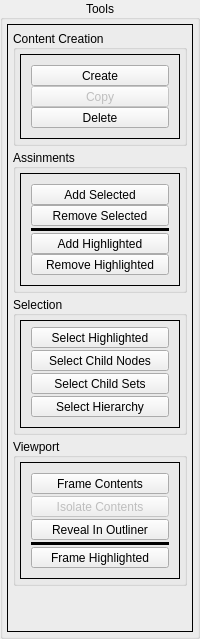
       <widget class="QGroupBox" name="Tools_GroupBox">
        <property name="sizePolicy">
         <sizepolicy hsizetype="Preferred" vsizetype="Preferred">
          <horstretch>0</horstretch>
          <verstretch>0</verstretch>
         </sizepolicy>
        </property>
        <property name="title">
         <string>Tools</string>
        </property>
        <property name="alignment">
         <set>Qt::AlignCenter</set>
        </property>
        <property name="flat">
         <bool>true</bool>
        </property>
        <property name="checkable">
         <bool>false</bool>
        </property>
        <layout class="QVBoxLayout" name="verticalLayout_10">
         <property name="spacing">
          <number>2</number>
         </property>
         <property name="margin">
          <number>4</number>
         </property>
         <item>
          <widget class="QFrame" name="Tools_Frame">
           <property name="frameShape">
            <enum>QFrame::Box</enum>
           </property>
           <layout class="QVBoxLayout" name="verticalLayout_2">
            <property name="spacing">
             <number>3</number>
            </property>
            <property name="margin">
             <number>5</number>
            </property>
            <item>
             <widget class="QGroupBox" name="SSets_Maya_Content_Creation_GroupBox">
              <property name="sizePolicy">
               <sizepolicy hsizetype="Preferred" vsizetype="Preferred">
                <horstretch>1</horstretch>
                <verstretch>0</verstretch>
               </sizepolicy>
              </property>
              <property name="title">
               <string>Content Creation</string>
              </property>
              <property name="alignment">
               <set>Qt::AlignLeading|Qt::AlignLeft|Qt::AlignVCenter</set>
              </property>
              <property name="checkable">
               <bool>false</bool>
              </property>
              <layout class="QVBoxLayout" name="verticalLayout_5">
               <property name="spacing">
                <number>2</number>
               </property>
               <property name="margin">
                <number>4</number>
               </property>
               <item>
                <widget class="QFrame" name="SSets_Maya_Content_Creation_Frame">
                 <property name="frameShape">
                  <enum>QFrame::Box</enum>
                 </property>
                 <property name="frameShadow">
                  <enum>QFrame::Plain</enum>
                 </property>
                 <layout class="QHBoxLayout" name="horizontalLayout_11">
                  <property name="spacing">
                   <number>0</number>
                  </property>
                  <property name="margin">
                   <number>5</number>
                  </property>
                  <item>
                   <layout class="QVBoxLayout" name="verticalLayout_3">
                    <property name="spacing">
                     <number>0</number>
                    </property>
                    <property name="margin">
                     <number>5</number>
                    </property>
                    <item>
                     <widget class="QToolButton" name="Create_Empty_Set_Button">
                      <property name="sizePolicy">
                       <sizepolicy hsizetype="Minimum" vsizetype="Minimum">
                        <horstretch>0</horstretch>
                        <verstretch>0</verstretch>
                       </sizepolicy>
                      </property>
                      <property name="toolTip">
                       <string>Create New Sets Under Selected Sets</string>
                      </property>
                      <property name="text">
                       <string>Create</string>
                      </property>
                      <property name="icon">
                       <iconset resource="Icons/Master_Icon_Resource_File.qrc">
                        <normaloff>:/O/out_objectset</normaloff>:/O/out_objectset</iconset>
                      </property>
                      <property name="toolButtonStyle">
                       <enum>Qt::ToolButtonTextBesideIcon</enum>
                      </property>
                     </widget>
                    </item>
                    <item>
                     <widget class="QToolButton" name="Copy_Highlighted_Sets_Button">
                      <property name="enabled">
                       <bool>false</bool>
                      </property>
                      <property name="sizePolicy">
                       <sizepolicy hsizetype="Minimum" vsizetype="Minimum">
                        <horstretch>0</horstretch>
                        <verstretch>0</verstretch>
                       </sizepolicy>
                      </property>
                      <property name="toolTip">
                       <string>Make A Copy The Highlighted Set Items Underneath The Master Set</string>
                      </property>
                      <property name="text">
                       <string>Copy</string>
                      </property>
                      <property name="icon">
                       <iconset resource="Icons/Master_Icon_Resource_File.qrc">
                        <normaloff>:/D/duplicatereference</normaloff>:/D/duplicatereference</iconset>
                      </property>
                      <property name="toolButtonStyle">
                       <enum>Qt::ToolButtonTextBesideIcon</enum>
                      </property>
                     </widget>
                    </item>
                    <item>
                     <widget class="QToolButton" name="Delete_Highlighted_Sets_Button">
                      <property name="sizePolicy">
                       <sizepolicy hsizetype="Minimum" vsizetype="Minimum">
                        <horstretch>0</horstretch>
                        <verstretch>0</verstretch>
                       </sizepolicy>
                      </property>
                      <property name="toolTip">
                       <string>Delete The Hilighted Selection Set</string>
                      </property>
                      <property name="text">
                       <string>Delete</string>
                      </property>
                      <property name="icon">
                       <iconset resource="Icons/Master_Icon_Resource_File.qrc">
                        <normaloff>:/X/xgdelete</normaloff>:/X/xgdelete</iconset>
                      </property>
                      <property name="toolButtonStyle">
                       <enum>Qt::ToolButtonTextBesideIcon</enum>
                      </property>
                     </widget>
                    </item>
                   </layout>
                  </item>
                 </layout>
                </widget>
               </item>
              </layout>
             </widget>
            </item>
            <item>
             <widget class="QGroupBox" name="SSets_Membership_Assinment_GroupBox">
              <property name="sizePolicy">
               <sizepolicy hsizetype="Preferred" vsizetype="Preferred">
                <horstretch>1</horstretch>
                <verstretch>0</verstretch>
               </sizepolicy>
              </property>
              <property name="title">
               <string>Assinments</string>
              </property>
              <property name="alignment">
               <set>Qt::AlignLeading|Qt::AlignLeft|Qt::AlignVCenter</set>
              </property>
              <property name="checkable">
               <bool>false</bool>
              </property>
              <layout class="QVBoxLayout" name="verticalLayout_7">
               <property name="spacing">
                <number>7</number>
               </property>
               <property name="margin">
                <number>4</number>
               </property>
               <item>
                <widget class="QFrame" name="SSets_Membership_Assinment_Frame">
                 <property name="frameShape">
                  <enum>QFrame::Box</enum>
                 </property>
                 <property name="frameShadow">
                  <enum>QFrame::Plain</enum>
                 </property>
                 <layout class="QHBoxLayout" name="horizontalLayout_10">
                  <property name="spacing">
                   <number>0</number>
                  </property>
                  <property name="margin">
                   <number>5</number>
                  </property>
                  <item>
                   <layout class="QVBoxLayout" name="SSets_Membership_Assinment_Tool_Buttons_Layout">
                    <property name="spacing">
                     <number>2</number>
                    </property>
                    <property name="margin">
                     <number>5</number>
                    </property>
                    <item>
                     <layout class="QVBoxLayout" name="Membership_Assinment_Selection_Layout">
                      <property name="spacing">
                       <number>0</number>
                      </property>
                      <item>
                       <widget class="QToolButton" name="Add_Selection_To_Highlighted_Sets_Button">
                        <property name="sizePolicy">
                         <sizepolicy hsizetype="Minimum" vsizetype="Minimum">
                          <horstretch>0</horstretch>
                          <verstretch>0</verstretch>
                         </sizepolicy>
                        </property>
                        <property name="toolTip">
                         <string>Add The Items In The Active Selection To The Hilighted Set</string>
                        </property>
                        <property name="text">
                         <string>Add Selected</string>
                        </property>
                        <property name="icon">
                         <iconset resource="Icons/Master_Icon_Resource_File.qrc">
                          <normaloff>:/S/setedaddcmd</normaloff>:/S/setedaddcmd</iconset>
                        </property>
                        <property name="toolButtonStyle">
                         <enum>Qt::ToolButtonTextBesideIcon</enum>
                        </property>
                       </widget>
                      </item>
                      <item>
                       <widget class="QToolButton" name="Remove_Selection_From_Highlighted_Sets_Button">
                        <property name="sizePolicy">
                         <sizepolicy hsizetype="Minimum" vsizetype="Minimum">
                          <horstretch>0</horstretch>
                          <verstretch>0</verstretch>
                         </sizepolicy>
                        </property>
                        <property name="toolTip">
                         <string>Remove The Items In The Active Selection From Hilighted Set</string>
                        </property>
                        <property name="text">
                         <string>Remove Selected</string>
                        </property>
                        <property name="icon">
                         <iconset resource="Icons/Master_Icon_Resource_File.qrc">
                          <normaloff>:/S/setedremovecmd</normaloff>:/S/setedremovecmd</iconset>
                        </property>
                        <property name="toolButtonStyle">
                         <enum>Qt::ToolButtonTextBesideIcon</enum>
                        </property>
                       </widget>
                      </item>
                     </layout>
                    </item>
                    <item>
                     <widget class="Line" name="line">
                      <property name="frameShadow">
                       <enum>QFrame::Plain</enum>
                      </property>
                      <property name="lineWidth">
                       <number>6</number>
                      </property>
                      <property name="orientation">
                       <enum>Qt::Horizontal</enum>
                      </property>
                     </widget>
                    </item>
                    <item>
                     <layout class="QVBoxLayout" name="Membership_Assinment_Highlighted_Layout">
                      <property name="spacing">
                       <number>0</number>
                      </property>
                      <item>
                       <widget class="QToolButton" name="Add_Highlighted_Nodes_To_Highlighted_Set_Button">
                        <property name="sizePolicy">
                         <sizepolicy hsizetype="Minimum" vsizetype="Minimum">
                          <horstretch>0</horstretch>
                          <verstretch>0</verstretch>
                         </sizepolicy>
                        </property>
                        <property name="toolTip">
                         <string>Add The Highlighted Node Items To Any Highlighted Set Items</string>
                        </property>
                        <property name="text">
                         <string>Add Highlighted</string>
                        </property>
                        <property name="icon">
                         <iconset resource="Icons/Master_Icon_Resource_File.qrc">
                          <normaloff>:/S/setedaddcmd</normaloff>:/S/setedaddcmd</iconset>
                        </property>
                        <property name="toolButtonStyle">
                         <enum>Qt::ToolButtonTextBesideIcon</enum>
                        </property>
                       </widget>
                      </item>
                      <item>
                       <widget class="QToolButton" name="Remove_Highlighted_From_Parent_Sets_Button">
                        <property name="sizePolicy">
                         <sizepolicy hsizetype="Minimum" vsizetype="Minimum">
                          <horstretch>0</horstretch>
                          <verstretch>0</verstretch>
                         </sizepolicy>
                        </property>
                        <property name="toolTip">
                         <string>Remove The Items In The Active Selection From Hilighted Set</string>
                        </property>
                        <property name="text">
                         <string>Remove Highlighted</string>
                        </property>
                        <property name="icon">
                         <iconset resource="Icons/Master_Icon_Resource_File.qrc">
                          <normaloff>:/S/setedremovecmd</normaloff>:/S/setedremovecmd</iconset>
                        </property>
                        <property name="toolButtonStyle">
                         <enum>Qt::ToolButtonTextBesideIcon</enum>
                        </property>
                       </widget>
                      </item>
                     </layout>
                    </item>
                   </layout>
                  </item>
                 </layout>
                </widget>
               </item>
              </layout>
             </widget>
            </item>
            <item>
             <widget class="QGroupBox" name="SSets_Selections_GroupBox">
              <property name="sizePolicy">
               <sizepolicy hsizetype="Preferred" vsizetype="Preferred">
                <horstretch>1</horstretch>
                <verstretch>0</verstretch>
               </sizepolicy>
              </property>
              <property name="title">
               <string>Selection</string>
              </property>
              <property name="alignment">
               <set>Qt::AlignLeading|Qt::AlignLeft|Qt::AlignVCenter</set>
              </property>
              <property name="checkable">
               <bool>false</bool>
              </property>
              <layout class="QVBoxLayout" name="verticalLayout_6">
               <property name="spacing">
                <number>7</number>
               </property>
               <property name="margin">
                <number>4</number>
               </property>
               <item>
                <widget class="QFrame" name="SSets_Selections_Frame">
                 <property name="frameShape">
                  <enum>QFrame::Box</enum>
                 </property>
                 <property name="frameShadow">
                  <enum>QFrame::Plain</enum>
                 </property>
                 <layout class="QHBoxLayout" name="horizontalLayout_9">
                  <property name="spacing">
                   <number>0</number>
                  </property>
                  <property name="margin">
                   <number>5</number>
                  </property>
                  <item>
                   <layout class="QVBoxLayout" name="SSets_Selections_Tool_Buttons_Layout">
                    <property name="spacing">
                     <number>2</number>
                    </property>
                    <property name="leftMargin">
                     <number>5</number>
                    </property>
                    <property name="topMargin">
                     <number>1</number>
                    </property>
                    <property name="rightMargin">
                     <number>5</number>
                    </property>
                    <property name="bottomMargin">
                     <number>5</number>
                    </property>
                    <item>
                     <widget class="QToolButton" name="Select_Highlighted_Sets_Button">
                      <property name="sizePolicy">
                       <sizepolicy hsizetype="Minimum" vsizetype="Minimum">
                        <horstretch>0</horstretch>
                        <verstretch>0</verstretch>
                       </sizepolicy>
                      </property>
                      <property name="toolTip">
                       <string>Select The Highlighted Selection Sets</string>
                      </property>
                      <property name="text">
                       <string>Select Highlighted</string>
                      </property>
                      <property name="icon">
                       <iconset resource="Icons/Master_Icon_Resource_File.qrc">
                        <normaloff>:/S/selectobject</normaloff>:/S/selectobject</iconset>
                      </property>
                      <property name="toolButtonStyle">
                       <enum>Qt::ToolButtonTextBesideIcon</enum>
                      </property>
                     </widget>
                    </item>
                    <item>
                     <widget class="QToolButton" name="Select_Highlighted_Set_Members_Button">
                      <property name="sizePolicy">
                       <sizepolicy hsizetype="Minimum" vsizetype="Minimum">
                        <horstretch>0</horstretch>
                        <verstretch>0</verstretch>
                       </sizepolicy>
                      </property>
                      <property name="toolTip">
                       <string>Select Child Nodes Of Highlighted Sets</string>
                      </property>
                      <property name="text">
                       <string>Select Child Nodes</string>
                      </property>
                      <property name="icon">
                       <iconset resource="Icons/Master_Icon_Resource_File.qrc">
                        <normaloff>:/S/selectbyhierarchy</normaloff>:/S/selectbyhierarchy</iconset>
                      </property>
                      <property name="toolButtonStyle">
                       <enum>Qt::ToolButtonTextBesideIcon</enum>
                      </property>
                     </widget>
                    </item>
                    <item>
                     <widget class="QToolButton" name="Select_Highlighted_Child_Sets_Button">
                      <property name="sizePolicy">
                       <sizepolicy hsizetype="Minimum" vsizetype="Minimum">
                        <horstretch>0</horstretch>
                        <verstretch>0</verstretch>
                       </sizepolicy>
                      </property>
                      <property name="toolTip">
                       <string>Select The Child Sets Of The Hilighted Sets</string>
                      </property>
                      <property name="text">
                       <string>Select Child Sets</string>
                      </property>
                      <property name="icon">
                       <iconset resource="Icons/Master_Icon_Resource_File.qrc">
                        <normaloff>:/S/selectobj</normaloff>:/S/selectobj</iconset>
                      </property>
                      <property name="toolButtonStyle">
                       <enum>Qt::ToolButtonTextBesideIcon</enum>
                      </property>
                     </widget>
                    </item>
                    <item>
                     <widget class="QToolButton" name="Select_Highlighted_Set_Member_Recursively_Button">
                      <property name="sizePolicy">
                       <sizepolicy hsizetype="Minimum" vsizetype="Minimum">
                        <horstretch>0</horstretch>
                        <verstretch>0</verstretch>
                       </sizepolicy>
                      </property>
                      <property name="toolTip">
                       <string>Select All The Nodes And Sets That Are Underneath The Highlighted Selection Sets</string>
                      </property>
                      <property name="text">
                       <string>Select Hierarchy</string>
                      </property>
                      <property name="icon">
                       <iconset resource="Icons/Master_Icon_Resource_File.qrc">
                        <normaloff>:/S/selectfilecontents</normaloff>:/S/selectfilecontents</iconset>
                      </property>
                      <property name="toolButtonStyle">
                       <enum>Qt::ToolButtonTextBesideIcon</enum>
                      </property>
                     </widget>
                    </item>
                   </layout>
                  </item>
                 </layout>
                </widget>
               </item>
              </layout>
             </widget>
            </item>
            <item>
             <widget class="QGroupBox" name="SSets_Maya_Viewport_GroupBox">
              <property name="sizePolicy">
               <sizepolicy hsizetype="Preferred" vsizetype="Preferred">
                <horstretch>1</horstretch>
                <verstretch>0</verstretch>
               </sizepolicy>
              </property>
              <property name="title">
               <string>Viewport</string>
              </property>
              <property name="alignment">
               <set>Qt::AlignLeading|Qt::AlignLeft|Qt::AlignVCenter</set>
              </property>
              <property name="checkable">
               <bool>false</bool>
              </property>
              <layout class="QVBoxLayout" name="verticalLayout_4">
               <property name="spacing">
                <number>2</number>
               </property>
               <property name="margin">
                <number>4</number>
               </property>
               <item>
                <widget class="QFrame" name="SSets_Maya_Viewport_Frame">
                 <property name="frameShape">
                  <enum>QFrame::Box</enum>
                 </property>
                 <property name="frameShadow">
                  <enum>QFrame::Plain</enum>
                 </property>
                 <layout class="QHBoxLayout" name="horizontalLayout_8">
                  <property name="spacing">
                   <number>0</number>
                  </property>
                  <property name="margin">
                   <number>5</number>
                  </property>
                  <item>
                   <layout class="QVBoxLayout" name="SSets_Maya_Viewport_Tool_Buttons_Layout">
                    <property name="spacing">
                     <number>2</number>
                    </property>
                    <property name="margin">
                     <number>5</number>
                    </property>
                    <item>
                     <widget class="QToolButton" name="Frame_Highlighted_Set_Members_Button">
                      <property name="sizePolicy">
                       <sizepolicy hsizetype="Minimum" vsizetype="Minimum">
                        <horstretch>0</horstretch>
                        <verstretch>0</verstretch>
                       </sizepolicy>
                      </property>
                      <property name="toolTip">
                       <string>Frame The Contents Of The Currently Highlighted Selection Sets In The Active Viewport</string>
                      </property>
                      <property name="text">
                       <string>Frame Contents</string>
                      </property>
                      <property name="icon">
                       <iconset resource="Icons/Master_Icon_Resource_File.qrc">
                        <normaloff>:/F/framegraph</normaloff>:/F/framegraph</iconset>
                      </property>
                      <property name="toolButtonStyle">
                       <enum>Qt::ToolButtonTextBesideIcon</enum>
                      </property>
                     </widget>
                    </item>
                    <item>
                     <widget class="QToolButton" name="SSets_Isolate_Contents_Tool_Button">
                      <property name="enabled">
                       <bool>false</bool>
                      </property>
                      <property name="sizePolicy">
                       <sizepolicy hsizetype="Minimum" vsizetype="Minimum">
                        <horstretch>0</horstretch>
                        <verstretch>0</verstretch>
                       </sizepolicy>
                      </property>
                      <property name="toolTip">
                       <string>Select Child Sets Of Highlighted Sets</string>
                      </property>
                      <property name="text">
                       <string>Isolate Contents</string>
                      </property>
                      <property name="icon">
                       <iconset resource="Icons/Master_Icon_Resource_File.qrc">
                        <normaloff>:/I/isolateselecteddown</normaloff>:/I/isolateselecteddown</iconset>
                      </property>
                      <property name="toolButtonStyle">
                       <enum>Qt::ToolButtonTextBesideIcon</enum>
                      </property>
                     </widget>
                    </item>
                    <item>
                     <widget class="QToolButton" name="Reveal_Highlighted_Outliner_Panel_Button">
                      <property name="sizePolicy">
                       <sizepolicy hsizetype="Minimum" vsizetype="Minimum">
                        <horstretch>0</horstretch>
                        <verstretch>0</verstretch>
                       </sizepolicy>
                      </property>
                      <property name="toolTip">
                       <string>Reveal The Curently Highlighted Items In The Outliner Panal</string>
                      </property>
                      <property name="text">
                       <string>Reveal In Outliner</string>
                      </property>
                      <property name="icon">
                       <iconset resource="Icons/Master_Icon_Resource_File.qrc">
                        <normaloff>:/R/render_decomposematrix</normaloff>:/R/render_decomposematrix</iconset>
                      </property>
                      <property name="toolButtonStyle">
                       <enum>Qt::ToolButtonTextBesideIcon</enum>
                      </property>
                     </widget>
                    </item>
                    <item>
                     <widget class="Line" name="line_2">
                      <property name="frameShadow">
                       <enum>QFrame::Plain</enum>
                      </property>
                      <property name="lineWidth">
                       <number>6</number>
                      </property>
                      <property name="orientation">
                       <enum>Qt::Horizontal</enum>
                      </property>
                     </widget>
                    </item>
                    <item>
                     <widget class="QToolButton" name="Frame_Highlighted_Button">
                      <property name="sizePolicy">
                       <sizepolicy hsizetype="Minimum" vsizetype="Minimum">
                        <horstretch>0</horstretch>
                        <verstretch>0</verstretch>
                       </sizepolicy>
                      </property>
                      <property name="toolTip">
                       <string>Frame The Currently Highlighted Item In The Active Viewport</string>
                      </property>
                      <property name="text">
                       <string>Frame Highlighted</string>
                      </property>
                      <property name="icon">
                       <iconset resource="Icons/Master_Icon_Resource_File.qrc">
                        <normaloff>:/F/framehierarchy</normaloff>:/F/framehierarchy</iconset>
                      </property>
                      <property name="toolButtonStyle">
                       <enum>Qt::ToolButtonTextBesideIcon</enum>
                      </property>
                     </widget>
                    </item>
                   </layout>
                  </item>
                 </layout>
                </widget>
               </item>
              </layout>
             </widget>
            </item>
            <item>
             <spacer name="verticalSpacer">
              <property name="orientation">
               <enum>Qt::Vertical</enum>
              </property>
              <property name="sizeHint" stdset="0">
               <size>
                <width>20</width>
                <height>40</height>
               </size>
              </property>
             </spacer>
            </item>
           </layout>
          </widget>
         </item>
        </layout>
       </widget>
